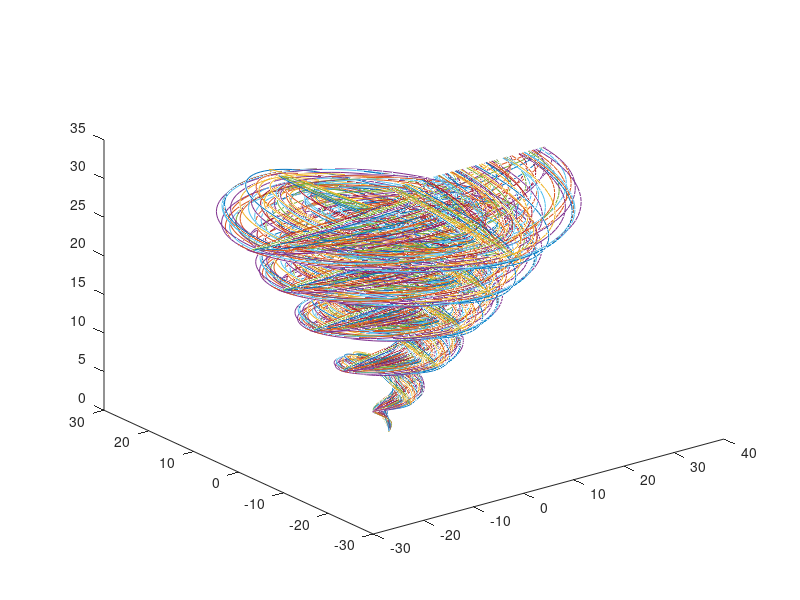

MATLAB code to generate this figure:
clc
clear all
close all

x = [];
y = [];
z = [];
px = [];
py = [];
pz = [];

figure(1)

for i = 1:100
    a = rand;
    b = rand;
    zz{i} = 0:pi/50:10*pi;
    yy{i} = a*zz{i}.*sin(zz{i});
    xx{i} = b*zz{i}.*cos(zz{i});
    px{i} = [0,diff(xx{i})];
    py{i} = [0,diff(yy{i})];
    pz{i} = [0,diff(zz{i})];
    
    plot3(xx{i},yy{i},zz{i})
    hold all
end
hold off




